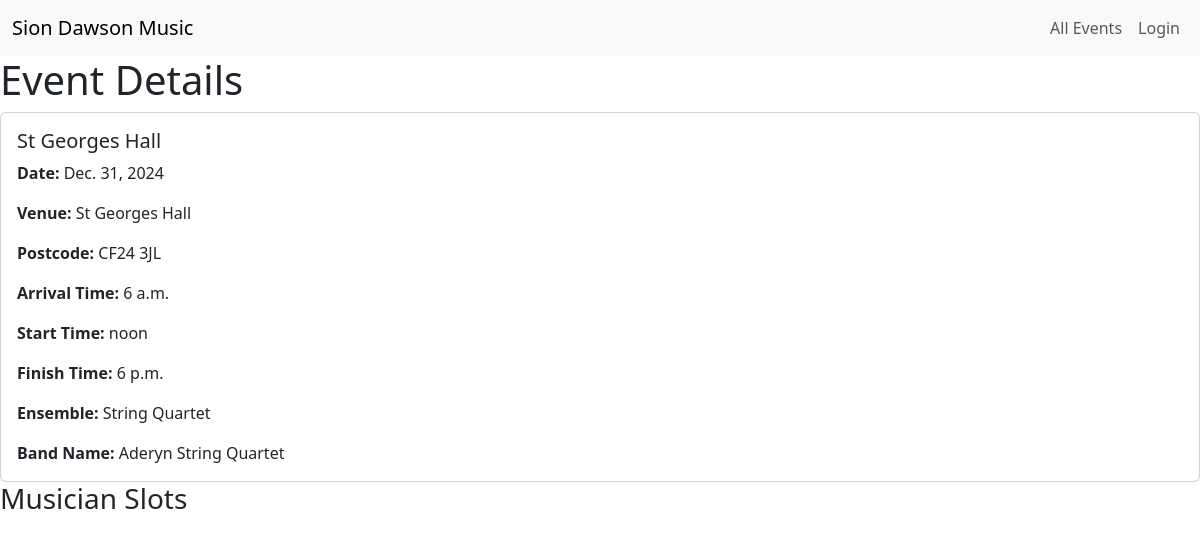
Page /events/event/1/ on the committed database.
### events/models.py (models this page shows, shortened)
class Event(models.Model):
    date = models.DateField()  # Required
    venue_name = models.CharField(max_length=255)  # Required
    postcode = models.CharField(max_length=20, blank=True, null=True)  # Optional
    arrival_time = models.TimeField(blank=True, null=True)  # Optional
    start_time = models.TimeField(blank=True, null=True)  # Optional
    finish_time = models.TimeField(blank=True, null=True)  # Optional
    ensemble = models.ForeignKey(Ensemble, on_delete=models.SET_NULL, null=True, blank=True)  # Optional
    band_name = models.ForeignKey('BandName', on_delete=models.SET_NULL, null=True, blank=True)  # Optional
    requests = models.TextField(blank=True, null=True)  # Optional

class Ensemble(models.Model):
    name = models.CharField(max_length=50)
    num_slots = models.PositiveIntegerField(default=0)

class BandName(models.Model):
    name = models.CharField(max_length=255, unique=True)  # The brand name of the band

### events/views.py (the view)
# urls.py: path('event/<int:event_id>/', views.event_detail, name='event-detail'),
def event_detail(request, event_id):
    event = get_object_or_404(Event, id=event_id)
    return render(request, 'events/event-detail.html', {
        'event': event,
        'slots': event.slots.all(),  # Use the 'slots' reverse relationship
    })

### events/templates/events/event-detail.html (shortened to what this page needs)
{% extends 'base.html' %}
{% block content %}
    <h1>Event Details</h1>
    <div class="card">
        <div class="card-body">
            <h5 class="card-title">{{ event.venue_name }}</h5>
            <p class="card-text"><strong>Date:</strong> {{ event.date }}</p>
            <p class="card-text"><strong>Venue:</strong> {{ event.venue_name }}</p>
            <p class="card-text"><strong>Postcode:</strong> {{ event.postcode }}</p>
            <p class="card-text"><strong>Arrival Time:</strong> {{ event.arrival_time }}</p>
            <p class="card-text"><strong>Start Time:</strong> {{ event.start_time }}</p>
            <p class="card-text"><strong>Finish Time:</strong> {{ event.finish_time }}</p>
            {% if event.ensemble %}
                <p class="card-text"><strong>Ensemble:</strong> {{ event.ensemble.name }}</p>
            {% endif %}
            {% if event.band_name %}
                <p class="card-text"><strong>Band Name:</strong> {{ event.band_name.name }}</p>
            {% endif %}
        </div>
    </div>
    <h3>Musician Slots</h3>
{% endblock %}

### rows in the picture
Event: venue_name "St Georges Hall", date "Dec. 31, 2024", postcode "CF24 3JL", arrival_time "6 a.m.", start_time "noon", finish_time "6 p.m.", ensemble.name "String Quartet", band_name.name "Aderyn String Quartet"
